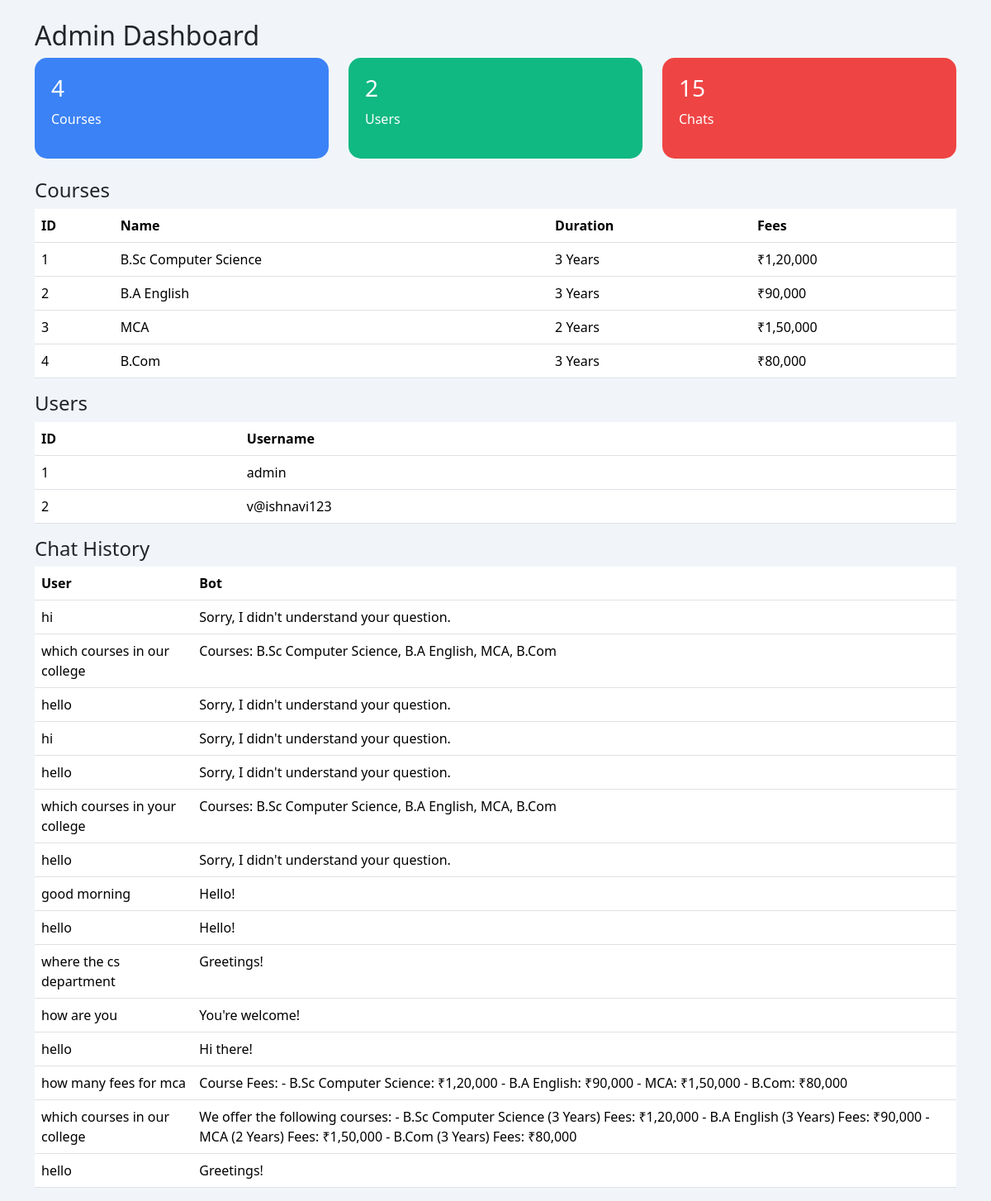
The page /admin (signed in) on the database its author committed.
### tables this page shows
CREATE TABLE courses(
        id INTEGER PRIMARY KEY AUTOINCREMENT,
        course_name TEXT,
        duration TEXT,
        fees TEXT
    );

CREATE TABLE users(
        id INTEGER PRIMARY KEY AUTOINCREMENT,
        username TEXT UNIQUE,
        password TEXT,
        is_admin INTEGER DEFAULT 0
    );

CREATE TABLE chat_history(
        id INTEGER PRIMARY KEY AUTOINCREMENT,
        user_msg TEXT,
        bot_msg TEXT
    );

### app.py (the view)
@app.route('/admin')
def admin():
    if 'user' not in session or session.get('is_admin') != 1:
        return "Access Denied"
    return render_template("admin.html",
                           courses=get_courses(),
                           users=get_users(),
                           chats=get_chat_history())

### database.py (called while the page is built)
def connect():
    return sqlite3.connect("college.db")

def get_courses():
    conn = connect()
    cur = conn.cursor()
    cur.execute("SELECT id, course_name, duration, fees FROM courses")
    courses = cur.fetchall()
    conn.close()
    return courses

def get_users():
    conn = connect()
    cur = conn.cursor()
    cur.execute("SELECT id, username, is_admin FROM users")
    users = cur.fetchall()
    conn.close()
    return users

def get_chat_history():
    conn = connect()
    cur = conn.cursor()
    cur.execute("SELECT id, user_msg, bot_msg FROM chat_history ORDER BY id DESC")
    chats = cur.fetchall()
    conn.close()
    return chats

### templates/Admin.html (shortened to what this page needs)
<!DOCTYPE html>
<html>
<head>
<link href="https://cdn.jsdelivr.net/npm/bootstrap@5.3.1/dist/css/bootstrap.min.css" rel="stylesheet">
</head>
<body>
<div class="container mt-4">
<h2>Admin Dashboard</h2>
<div class="row mb-4">
<div class="col-md-4">
<div class="card-box courses">
<h3>{{courses|length}}</h3>
<p>Courses</p>
</div>
</div>
<div class="col-md-4">
<div class="card-box users">
<h3>{{users|length}}</h3>
<p>Users</p>
</div>
</div>
<div class="col-md-4">
<div class="card-box chats">
<h3>{{chats|length}}</h3>
<p>Chats</p>
</div>
</div>
</div>
<h4>Courses</h4>
<table class="table">
<tr><th>ID</th><th>Name</th><th>Duration</th><th>Fees</th></tr>
{% for c in courses %}
<tr>
<td>{{c[0]}}</td>
<td>{{c[1]}}</td>
<td>{{c[2]}}</td>
<td>{{c[3]}}</td>
</tr>
{% endfor %}
</table>
<h4>Users</h4>
<table class="table">
<tr><th>ID</th><th>Username</th></tr>
{% for u in users %}
<tr>
<td>{{u[0]}}</td>
<td>{{u[1]}}</td>
</tr>
{% endfor %}
</table>
<h4>Chat History</h4>
<table class="table">
<tr><th>User</th><th>Bot</th></tr>
{% for c in chats %}
<tr>
<td>{{c[1]}}</td>
<td>{{c[2]}}</td>
</tr>
{% endfor %}
</table>
</div>
</body>
</html>

### templates/Admin.html (style rules this page uses)
body { background:#f1f5f9; }
.card-box { border-radius:15px; padding:20px; color:white; }
.courses { background:#3b82f6; }
.users { background:#10b981; }
.chats { background:#ef4444; }

### rows shown on the page
courses: id "1", course_name "B.Sc Computer Science", duration "3 Years", fees "₹1,20,000"
courses: id "2", course_name "B.A English", duration "3 Years", fees "₹90,000"
courses: id "3", course_name "MCA", duration "2 Years", fees "₹1,50,000"
courses: id "4", course_name "B.Com", duration "3 Years", fees "₹80,000"
users: id "1", username "admin"
users: id "2", username "v@ishnavi123"
chat_history: user_msg "hi", bot_msg "Sorry, I didn't understand your question."
chat_history: user_msg "which courses in our college", bot_msg "Courses: B.Sc Computer Science, B.A English, MCA, B.Com"
chat_history: user_msg "hello", bot_msg "Sorry, I didn't understand your question."
chat_history: user_msg "hi", bot_msg "Sorry, I didn't understand your question."
chat_history: user_msg "hello", bot_msg "Sorry, I didn't understand your question."
chat_history: user_msg "which courses in your college", bot_msg "Courses: B.Sc Computer Science, B.A English, MCA, B.Com"
chat_history: user_msg "hello", bot_msg "Sorry, I didn't understand your question."
chat_history: user_msg "good morning", bot_msg "Hello!"
chat_history: user_msg "hello", bot_msg "Hello!"
chat_history: user_msg "where the cs department", bot_msg "Greetings!"
chat_history: user_msg "how are you", bot_msg "You're welcome!"
chat_history: user_msg "hello", bot_msg "Hi there!"
chat_history: user_msg "how many fees for mca", bot_msg "Course Fees: - B.Sc Computer Science: ₹1,20,000 - B.A English: ₹90,000 - MCA: ₹1,50,000 - B.Com: ₹80,000"
chat_history: user_msg "which courses in our college", bot_msg "We offer the following courses: - B.Sc Computer Science (3 Years) Fees: ₹1,20,000 - B.A English (3 Years) Fees: ₹90,000 - MCA (2 Years) Fees: ₹1,50,000 - B.Com (3 Years) Fees: ₹80,000"
chat_history: user_msg "hello", bot_msg "Greetings!"

### other values the page prints
{{ courses|length }} "4"
{{ users|length }} "2"
{{ chats|length }} "15"
